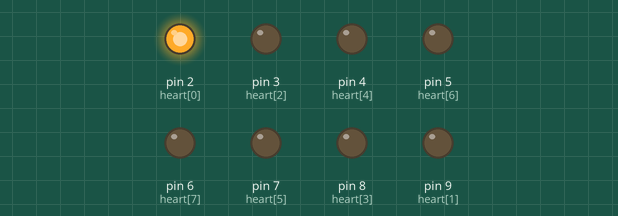
Recording of a sketch running on a simulated Arduino Uno, built with avr-gcc and run on an emulated ATmega328P. Parts: output pins drawn as LEDs (lit = HIGH).

Above: at 0.05 s.
At 0.55 s:
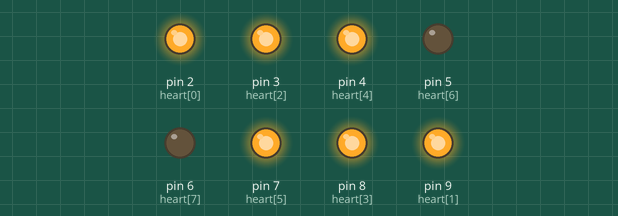
At 2.1 s:
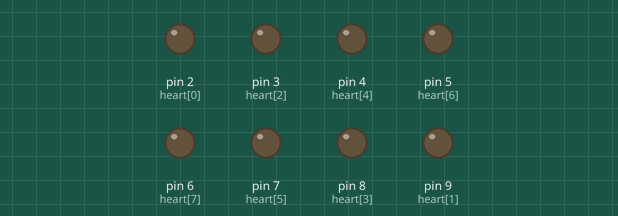
At 2.87 s:
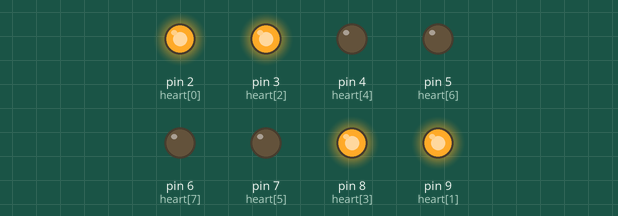
At 3.74 s:
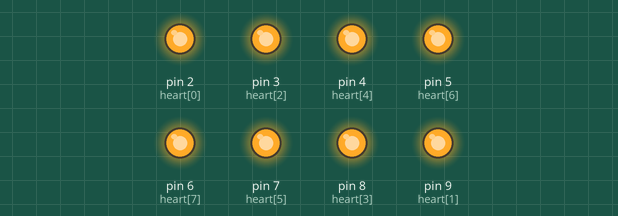
At 5.69 s:
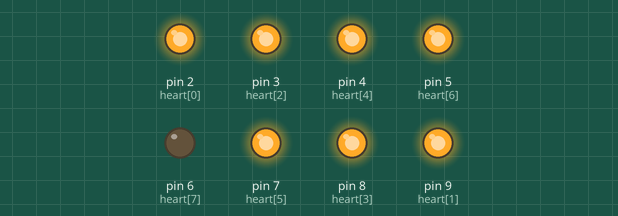
Timing chart, 0 to 6.0 s (numbered marks = the images above):
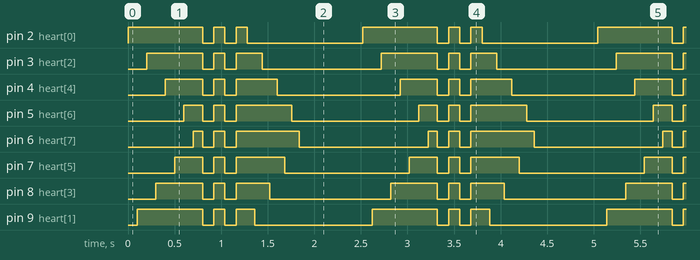

Measured:
- by itself, pin 2 (heart[0]): repeats every 2.5 s: 2 × (LOW 0.12 s, HIGH 0.12 s), LOW 1.2 s, HIGH 0.80 s
- by itself, pin 3 (heart[2]): repeats every 2.5 s: LOW 0.12 s, HIGH 0.12 s, LOW 0.12 s, HIGH 0.28 s, LOW 1.3 s, HIGH 0.60 s
- by itself, pin 4 (heart[4]): repeats every 2.5 s: LOW 0.12 s, HIGH 0.12 s, LOW 0.12 s, HIGH 0.44 s, LOW 1.3 s, HIGH 0.40 s
- by itself, pin 5 (heart[6]): repeats every 2.5 s: LOW 0.12 s, HIGH 0.12 s, LOW 0.12 s, HIGH 0.60 s, LOW 1.4 s, HIGH 0.20 s
- by itself, pin 6 (heart[7]): repeats every 2.5 s: LOW 0.12 s, HIGH 0.12 s, LOW 0.12 s, HIGH 0.68 s, LOW 1.4 s, HIGH 0.10 s
- by itself, pin 7 (heart[5]): repeats every 2.5 s: LOW 0.12 s, HIGH 0.12 s, LOW 0.12 s, HIGH 0.52 s, LOW 1.3 s, HIGH 0.30 s
- by itself, pin 8 (heart[3]): repeats every 2.5 s: LOW 0.12 s, HIGH 0.12 s, LOW 0.12 s, HIGH 0.36 s, LOW 1.3 s, HIGH 0.50 s
- by itself, pin 9 (heart[1]): repeats every 2.5 s: LOW 0.12 s, HIGH 0.12 s, LOW 0.12 s, HIGH 0.20 s, LOW 1.3 s, HIGH 0.70 s

The sketch:

Working_file_with_arduino.ino
```cpp
// 8 LED HEARTBEAT (side → center)
// Pins used: D2 to D9

int heart[] = {2,9,3,8,4,7,5,6};  // side theke center
int total = 8;

void setup() {
  for (int i = 0; i < total; i++) {
    pinMode(heart[i], OUTPUT);
  }
}

void loop() {
  // Build up (side → center)
  for (int i = 0; i < total; i++) {
    digitalWrite(heart[i], HIGH);
    delay(100);
  }

  // Double heartbeat
  for (int j = 0; j < 2; j++) {
    for (int i = 0; i < total; i++)
      digitalWrite(heart[i], LOW);
    delay(120);

    for (int i = 0; i < total; i++)
      digitalWrite(heart[i], HIGH);
    delay(120);
  }

  // Turn off slowly
  for (int i = 0; i < total; i++) {
    digitalWrite(heart[i], LOW);
    delay(80);
  }

  delay(600); // rest time
}
```
